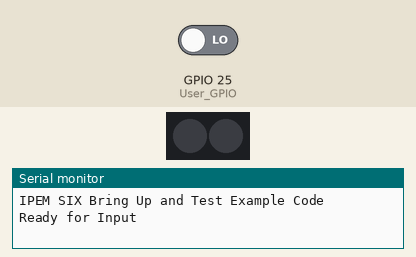
A sketch run on a simulated ESP32-C6. Parts: 2 RGB LEDs in strip order, left to right, the last lines printed to the serial monitor. The test bench sets the inputs (shaded band); at power-on: GPIO 25 (User_GPIO) LOW. Dim RGB values are drawn brighter than linear.

Above: at 1.7 s.
1.8 s: GPIO 25 (User_GPIO) driven HIGH
At 2.4 s:
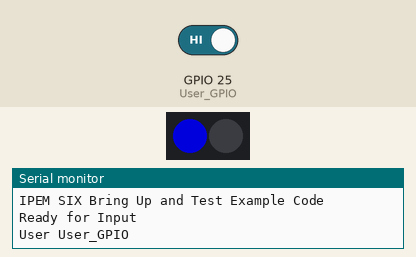
4.8 s: GPIO 25 (User_GPIO) driven LOW
Timing chart, 0 to 7.8 s (numbered marks = the images above; inputs shaded):
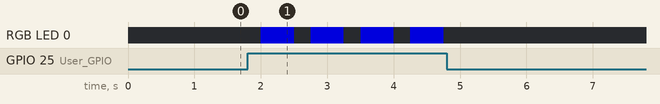

The sketch:

GPIO_Input_Test.ino
```cpp
/*
  Dave Williams, DitroniX 2019-2026 (ditronix.net)
  IPEM SIX - ESP32-C5 | ATM90E32 | WiFi 2.4/5GHz | Zigbee | Bluetooth | SIX Channel IoT Mains Power Energy Monitor

  June 2026: Example Code, to demonstrate and test the IPEM SIX

  Remember!
  - Set the BOARD to Use ESP32C5 Dev Module (or similar).
  - You can also set the BAUD rate up to 921600 to speed up flashing.
  - The SDK does NOT need external power to flash.  It will take Power from the USB 5V.
  - The Serial Monitor is configured for BAUD 115200

  The purpose of this test code is to cycle through the various main functions of the board as part of bring up testing.

  This test code is OPEN SOURCE and formatted for easier viewing.  Although is is not intended for real world use, it may be freely used, or modified as needed.
  It is distributed on an "AS IS" BASIS, WITHOUT WARRANTIES OR CONDITIONS OF ANY KIND, either express or implied.

  For board configuration, see github.com/DitroniX/IPEM-SIX-ESP32C5-ATM90E32-IoT-Mains-Power-Energy-Monitor/wiki/Arduino-IDE

  Further information, details and examples can be found on our website or github.com/DitroniX

  * ditronix.net
  * github.com/DitroniX
  * github.com/DitroniX/IPEM-SIX-ESP32C5-ATM90E32-IoT-Mains-Power-Energy-Monitor
  * github.com/DitroniX/IPEM-SIX-ESP32C5-ATM90E32-IoT-Mains-Power-Energy-Monitor/wiki
  * hackster.io/DitroniX/ipem-six-esp32c5-atm90e32-iot-mains-power-energy-monitor-e323bd
*/

// Libraries
#include <Adafruit_NeoPixel.h>

// ****************  VARIABLES / DEFINES / STATIC / STRUCTURES / CONSTANTS ****************

// **************** INPUTS ****************
#define User_GPIO 25

// **************** OUTPUTS ****************

// RGB
#define PIN_WS2812B 27  // The ESP32-C6 pin GPIO8 connected to WS2812B
Adafruit_NeoPixel ws2812b(2, PIN_WS2812B, NEO_GRB + NEO_KHZ800);

// **************** SETUP ****************
void setup() {

  // Stabalise
  delay(250);

  // Initialise UART
  Serial.begin(115200, SERIAL_8N1);  // 115200
  while (!Serial)
    ;
  Serial.println("");

  ws2812b.begin();  // Initialize WS2812B
  ws2812b.clear();  // Turn off RGB for two seconds

  // Turn off RGB
  ws2812b.clear();
  ws2812b.show();
  delay(250);

  // Configure GPIO Input
  pinMode(User_GPIO, INPUT);

  Serial.println("IPEM SIX Bring Up and Test Example Code");
  Serial.println("Ready for Input");
}

// **************** LOOP ****************
void loop() {

  // Turn off RGB
  ws2812b.clear();
  ws2812b.show();  // update to the WS2812B Led Strip
  delay(250);

  // Check for Button Press
  if (digitalRead(User_GPIO) == HIGH) {

    Serial.println("User User_GPIO");

    // BLUE
    ws2812b.setPixelColor(0, ws2812b.Color(0, 0, 150));
    ws2812b.show();
    delay(500);
  }
}
```

Measured:
- after the input at 1.8 s, RGB LED 0: alternates RGB(0, 0, 150) for 0.50 s and off for 0.25 s, starting after 0.20 s
- after the input at 4.8 s, every drawn part: stays the same
